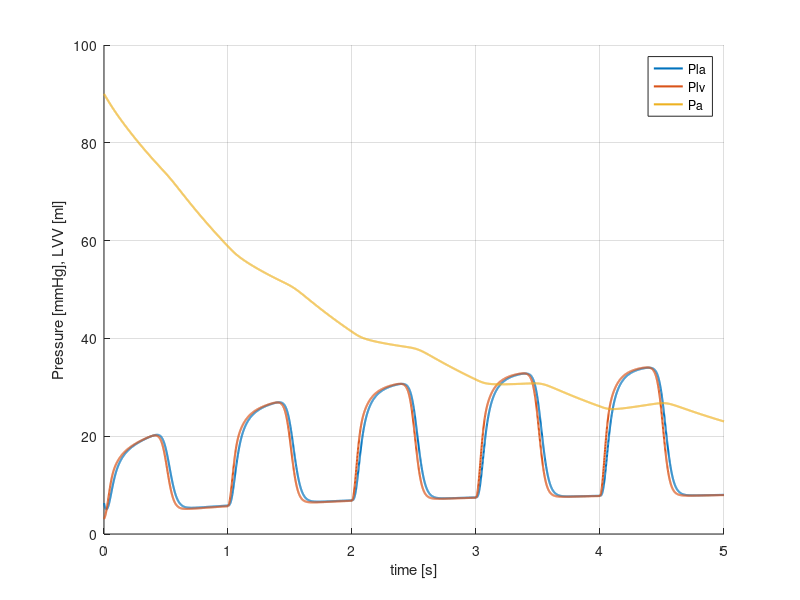

Reproduce this figure in MATLAB.
clear;
% main parameters
HR  = 60;  % heart rate
per = 5; % number of simulation periods
mmHg_Pa = 133.322; % for converts

% creating the elastance function
T0 = 2.5; 
nt = 1000; % number of timesteps in a period
tn = linspace(0,T0,nt);
En = 1.55*((tn/0.7).^1.9./(1+(tn/0.7).^1.9)) .* (1./(1+(tn/1.17).^21.9));

% figure;
% plot(tn,En);
% grid on;

% real elastance
Emin = 0.06; % max elastance
Emax = 2.5; % min elastance

E0 = (Emax-Emin)*En + Emin;
t0 = linspace(0,60/HR,nt);
%making periodic
E=[];
t=[];
te=t0(end);
for i=1:per
   E = [E,E0];
   if(i==1)
       t=t0;
   else
       t = [t,t0+max(t)];
   end
end
E=[E,E(1)];
t=[t,max(t)+t(2)];

% convert E
E = E * mmHg_Pa * 1000 * 1000;

% E=E/100;

% figure;
% plot(t,E);
% grid on;

% parameters
R1 = 1.49955; % mmHg s / ml   0.5-2.0
R2 = 0.00499852; % mmHg s / ml
R3 = 0.001; % 0.001 mmHg s / ml
R4 = 0.0398; % mmHg s / ml
% C1 = 1/E(1); % ml / mmHg
C2 = 4.40133; % ml / mmHg
C3 = 1.33039; % ml / mmHg
L = 0.0005; % mmHg s2 / ml
V0 = 10; % cm3

% converting to SI
R1 = R1 * mmHg_Pa*1000*1000; % Pa/m3
R2 = R2 * mmHg_Pa*1000*1000; % Pa/m3
R3 = R3 * mmHg_Pa*1000*1000; % Pa/m3
R4 = R4 * mmHg_Pa*1000*1000; % Pa/m3
% C1 = C1; % m3/Pa
C2 = C2 / mmHg_Pa/1000/1000; % m3/Pa
C3 = C3 / mmHg_Pa/1000/1000; % m3/Pa
L = L * mmHg_Pa*1000*1000; % Pas2/m3
V0 = V0 /1000/1000; % m3

% initial conditions
LVV0 = 61; % ml
Pla0 = 6.318; %6.318; %6.318; % mmHg
% Pa0 = 46; %45.891 ; % mmHg
qa0 = 0; % m3/s
Plv0 = E(1)*(LVV0/1000/1000-V0)/mmHg_Pa; % mmHg
Pa0 = 90; %45.891 ; % mmHg

LVV = zeros(1,nt*per+1); LVV(1) = LVV0;
Pla = zeros(1,nt*per+1); Pla(1) = Pla0;
Pa = zeros(1,nt*per+1); Pa(1) = Pa0;
qa = zeros(1,nt*per+1); qa(1) = qa0;
Plv = zeros(1,nt*per+1); Plv(1) = Plv0;
EC1 = zeros(1,nt*per+1);
EC2 = zeros(1,nt*per+1);
EC3 = zeros(1,nt*per+1);
EL  = zeros(1,nt*per+1);
Ener = zeros(1,nt*per+1);

z = zeros(4,nt*per+1);
z(:,1) = [LVV0/1000/1000-V0; Pla0* mmHg_Pa; Pa0* mmHg_Pa; qa0];

% energy of the system in SI
EC1(1) = .5*E(1)*z(1,1)^2;
EC2(1) = .5*C2*z(2,1)^2;
EC3(1) = .5*C3*z(3,1)^2;
EL(1)  = .5*L*z(4,1)^2;
Ener(1) = EC1(1) + EC2(1) + EC3(1) + EL(1);

% ejection
Ae = [0,0,0,-1;0,-1/R1/C2,1/R1/C2,0;0,1/R1/C3,-1/R1/C3,1/C3;E(1)/L,0,-1/L,-(R3+R4)/L];

% filling
Af = [-E(1)/R2,1/R2,0,0;E(1)/R2/C2,-(R1+R2)/R1/R2/C2,1/R1/C2,0;0,1/R1/C3,-1/R1/C3,0;0,0,0,0];

% relaxation
Ar = [0,0,0,0;0,-1/R1/C2,1/R1/C2,0;0,1/R1/C3,-1/R1/C3,0;0,0,0,0];

fig1=figure;
hold on; grid on;
% calculation
for i=1:nt*per
    
    % ejection
%     if(Plv(i)>Pa(i) && Plv(i)>Pla(i))
%         z(:,i+1) = z(:,i) + (t(i+1)-t(i))*Ae*z(:,i);
% %         disp('eject');
%     end
    
    % filling
%     if(Plv(i)<Pa(i) && Plv(i)<Pla(i))
        z(:,i+1) = z(:,i) + (t(i+1)-t(i))*Af*z(:,i);
%          disp('fill');
%     end
     
    % relaxation
%     if(Plv(i)<Pa(i) && Plv(i)>Pla(i))
%         z(:,i+1) = z(:,i) + (t(i+1)-t(i))*Ar*z(:,i);
% %         disp('relax');
%     end
%     
    % matrix update
    Ae(4,1) = E(i+1)/L;
    Af(1,1) = -E(i+1)/R2;
    Af(2,1) = E(i+1)/R2/C2;
    
    % field var save
    LVV(i+1) = (z(1,i+1)+V0)*1000*1000; % ml
    Pla(i+1) = z(2,i+1)/mmHg_Pa; % mmHg
    Pa(i+1) = z(3,i+1)/mmHg_Pa; % mmHg
    qa(i+1) = z(4,i+1)*1000*1000; % ml
    Plv(i+1) = E(i+1)*z(1,i+1)/mmHg_Pa; % mmHg
    
    % energy of the system in SI
    EC1(i+1) = .5*E(i+1)*z(1,i+1)^2;
    EC2(i+1) = .5*C2*z(2,i+1)^2;
    EC3(i+1) = .5*C3*z(3,i+1)^2;
    EL(i+1)  = .5*L*z(4,i+1)^2;
    Ener(i+1) = EC1(i+1) + EC2(i+1) + EC3(i+1) + EL(i+1);
    
    % PLOT
%     if(mod(i,100 )==0)
%         cla;
%         plot(t(1:i),Pla(1:i));
%         grid on; hold on; 
%         plot(t(1:i),Plv(1:i));
%         plot(t(1:i),Pa(1:i));
%         legend('Pla','Plv','Pa');
%         pause;
%     end
end

% cla;
plot(t(1:i),Pla(1:i),'linewidth',1.5);
grid on; hold on; 
plot(t(1:i),Plv(1:i),'linewidth',1.5);
plot(t(1:i),Pa(1:i),'linewidth',1.5);
% plot(t(1:i),LVV(1:i),'linewidth',1.5);
legend('Pla','Plv','Pa','location','northeast');
xlabel('time [s]');
ylabel('Pressure [mmHg], LVV [ml]');

% fig2=figure;
% plot(LVV(end-nt:end),Plv(end-nt:end),'linewidth',1.5);
% grid on
% xlabel('LVV [ml]');
% ylabel('Plv [mmHg]');

% saveas(fig1,'time-pressure.png','png');
% saveas(fig2,'lvv-plv.png','png');

% energy of elastance capacitor
% E = E / mmHg_Pa / 1e6;
% Ec = .5*1./E.*Plv.^2;

% fig3=figure;
% plot(t,Ec);
% % plot(t,1./E);
% % yyaxis right
% % plot(t,Plv);
% grid on;


% fig4 = figure;
% plot(t,Ener,'linewidth',1.5);
% grid on
% hold on
% plot(t,EC1,'linewidth',1.5);
% plot(t,EC2,'linewidth',1.5);
% plot(t,EC3,'linewidth',1.5);
% plot(t,EL,'linewidth',1.5);
% legend('total','C1','C2','C3','L');



